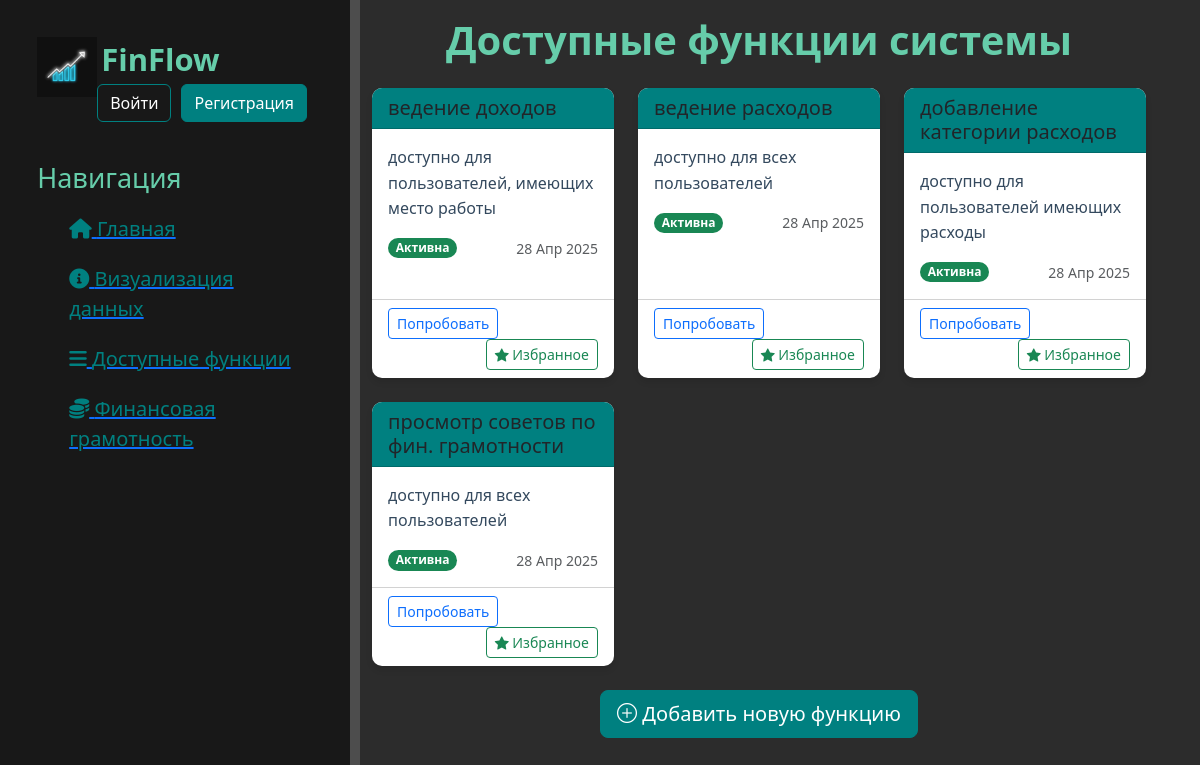
Screenshot of /news/news/ with the database file from the repository.
### news/models.py (models this page shows, shortened)
class Features(models.Model):
    name = models.CharField(max_length=100, verbose_name='Название функции')
    description = models.TextField(verbose_name='Описание')
    created_at = models.DateTimeField(auto_now_add=True, verbose_name='Дата создания')
    is_active = models.BooleanField(default=True, verbose_name='Активна')

### news/views.py (the view)
# urls.py: path('news/', views.news_home, name='news_home'),
def news_home(request):
    features = Features.objects.all()
    return render(request, 'news/features.html', {'features': features})

### news/templates/news/features.html (shortened to what this page needs)
{% extends 'main/layout.html' %}
{% block content %}
<div class="container mt-0 pt-3">
     <h1 class="text-center mb-4" style="font-weight: 600;
    color: #66CDAA;">Доступные функции системы</h1>
    <div class="row row-cols-1 row-cols-md-2 row-cols-lg-3 g-4">
        {% for feature in features %}
        <div class="col">
            <div class="card feature-card h-100 {% if not feature.is_active %}card-inactive{% endif %}">
                <div class="card-header" style="background-color: #008080;">
                    <h5 class="card-title mb-0">{{ feature.name }}</h5>
                </div>
                <div class="card-body">
                    <p class="card-text">{{ feature.description }}</p>
                    <div class="d-flex justify-content-between align-items-center">
                        <span class="badge rounded-pill {% if feature.is_active %}bg-success{% else %}bg-secondary{% endif %}">
                            {% if feature.is_active %}Активна{% else %}Отключена{% endif %}
                        </span>
                        <small class="text-muted">{{ feature.created_at|date:"d M Y" }}</small>
                    </div>
                </div>
                <div class="card-footer bg-transparent">
                    <a href="{% url 'about' %}" class="btn btn-outline-primary btn-sm">Попробовать</a>
                    <button class="btn btn-outline-success btn-sm float-end">
                        <i class="bi bi-star-fill"></i> Избранное
                    </button>
                </div>
            </div>
        </div>
        {% empty %}
        <div class="col-12">
            <div class="alert alert-info text-center">
                <i class="bi bi-info-circle-fill"></i> Функции еще не добавлены
            </div>
        </div>
        {% endfor %}
    </div>
    <div class="text-center mt-4">
        <a href="{% url 'create_feature' %}" class="btn btn-primary btn-lg" style="background-color: #008080; border-color: #008080;">
            <i class="bi bi-plus-circle"></i> Добавить новую функцию
        </a>
    </div>
</div>
{% endblock %}

### main/templates/main/layout.html (shortened to what this page needs)
<!DOCTYPE html>
{% load static %}
<html lang="ru">
<head>
    <link rel="stylesheet" href="https://cdn.jsdelivr.net/npm/bootstrap@5.3.3/dist/css/bootstrap.min.css">
    <link rel="stylesheet" href="{% static 'main/css/main.css' %}">
    <link rel="stylesheet" href="https://cdnjs.cloudflare.com/ajax/libs/font-awesome/6.0.0-beta3/css/all.min.css">
    <link rel="stylesheet" href="https://cdn.jsdelivr.net/npm/bootstrap-icons@1.8.0/font/bootstrap-icons.css">
</head>
<body>
    <aside>
        <img src="{% static 'main/img/pic.JPG' %}" alt="Logo">
        <span class="logo">FinFlow</span>
{% if user.is_authenticated %}
    <span class="welcome-message">Добро пожаловать, {{ user.username }}!</span>
    <form action="{% url 'logout' %}" method="post" style="display: inline;">
        {% csrf_token %}
        <button type="submit" class="btn btn-outline-danger">Выйти</button>
    </form>
{% else %}
    <div class="auth-buttons">
        <a href="{% url 'login' %}" class="btn btn-outline-primary" style=" border-color: #008080; color: #fff;">Войти</a>
        <a href="{% url 'register' %}" class="btn btn-primary" style="background-color: #008080; border-color: #008080;">Регистрация</a>
    </div>
{% endif %}
        <h3>Навигация</h3>
        <ul>
            <a href="{% url 'home' %}"><li><i class="fa-solid fa-house"></i> Главная</li></a>
            <a href="{% url 'about' %}"><li><i class="fa-solid fa-circle-info"></i> Визуализация данных</li></a>
            <a href="{% url 'news_home' %}"><li><i class="fa-solid fa-bars"></i> Доступные функции</li></a>
            <a href="{% url 'financial_tips' %}"><li><i class="fa-solid fa-coins"></i> Финансовая грамотность</li></a>
        </ul>
    </aside>
    <main>
        {% block content %}
        {% endblock %}
    </main>
</body>
</html>

### main/static/main/css/main.css (style rules this page uses)
body { background: #2c2c2c; }
aside { float:left; background: #181818; width: 30%; padding: 3.1%; height: 200vh; color: #66CDAA; border-right: 10px solid #4d4d4d; }
aside img { width: 60px; float: left; }
aside .logo { font-size: 31px; margin-left: 4px; font-weight: bold; position: relative; top: -1px; }
aside h3 { margin-top: 40px; font-size: 27px; }
aside ul { list-style: none }
aside ul li { color: #008080; display: block; margin-top: 20px; font-size: 20px; transition: transform .6s ease; }
.feature-card { border-radius: 10px; box-shadow: 0 4px 6px rgba(0, 0, 0, 0.1); transition: transform 0.3s ease, box-shadow 0.3s ease; border: none; }
.card-header { border-radius: 10px 10px 0 0 !important; }
.btn-outline-primary { transition: all 0.3s; }
.auth-buttons { display: inline-flex; align-items: center; gap: 10px; }
main .card-text { color: #34495e; line-height: 1.6; }

### rows the page displays
Features: name "ведение доходов", description "доступно для пользователей, имеющих место работы", is_active "Активна", created_at "28 Апр 2025"
Features: name "ведение расходов", description "доступно для всех пользователей", is_active "Активна", created_at "28 Апр 2025"
Features: name "добавление категории расходов", description "доступно для пользователей имеющих расходы", is_active "Активна", created_at "28 Апр 2025"
Features: name "просмотр советов по фин. грамотности", description "доступно для всех пользователей", is_active "Активна", created_at "28 Апр 2025"
